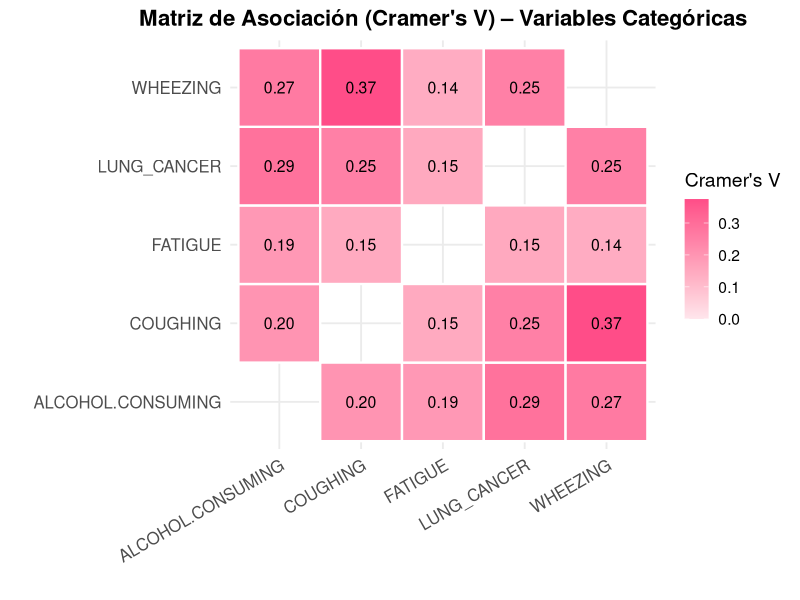

This chart was generated by the following R code:
datos <- read.csv("survey lung cancer.csv", sep = ";")

#HEATMAP
# Paquetes necesarios
install.packages("vcd")
install.packages("reshape2")
library(ggplot2)
library(dplyr)
library(vcd)

# Función para calcular Cramer's V entre dos variables categóricas
cramersV <- function(x, y) {
  tbl <- table(x, y)
  v <- suppressWarnings(vcd::assocstats(tbl)$cramer)
  return(v)
}

# Seleccionamos solo las variables categóricas importantes para tu póster
vars <- c("ALCOHOL.CONSUMING", "COUGHING", "FATIGUE", "LUNG_CANCER", "WHEEZING")
df <- datos[vars]

# Calculamos la matriz de Cramer's V (sin diagonal)
n <- length(vars)
mat <- matrix(NA, n, n)
colnames(mat) <- vars
rownames(mat) <- vars

for (i in 1:n) {
  for (j in 1:n) {
    if (i != j) {
      mat[i, j] <- cramersV(df[[i]], df[[j]])
    }
  }
}

# Convertimos a dataframe largo para ggplot
library(reshape2)
df_mat <- melt(mat, na.rm = TRUE)

# Heatmap rosita
ggplot(df_mat, aes(x = Var1, y = Var2, fill = value)) +
  geom_tile(color = "white", linewidth = 0.8) +
  geom_text(aes(label = sprintf("%.2f", value)), color = "black", size = 4) +
  scale_fill_gradientn(
    colours = c("#FFE6EC", "#FFB3C6", "#FF80A6", "#FF4D88"),
    limits = c(0, max(df_mat$value, na.rm = TRUE)),
    name = "Cramer's V"
  ) +
  labs(
    title = "Matriz de Asociación (Cramer's V) – Variables Categóricas",
    x = "", y = ""
  ) +
  theme_minimal(base_size = 14) +
  theme(
    axis.text.x = element_text(angle = 30, hjust = 1, size = 12),
    axis.text.y = element_text(size = 12),
    plot.title = element_text(size = 16, face = "bold", hjust = 0.5)
  )
